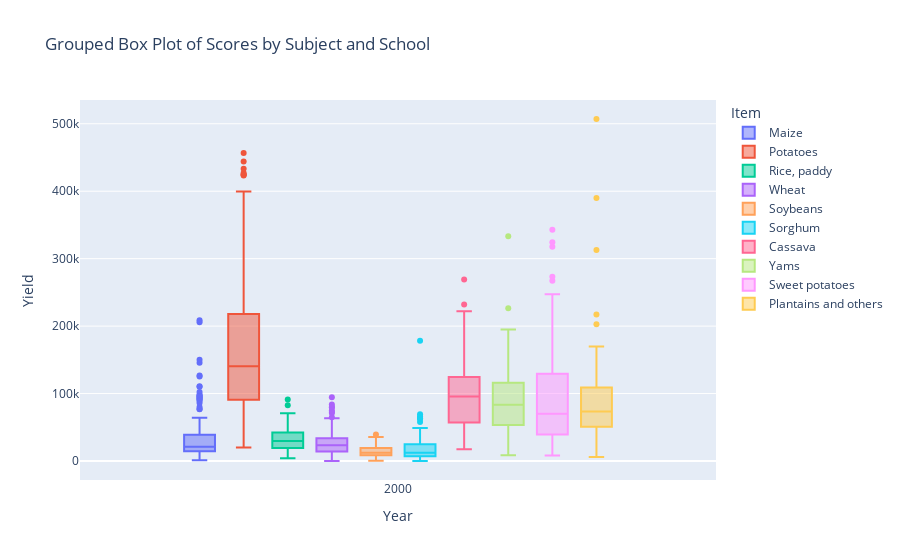

The cell this chart's notebook holds for it:
### Code cell
def boxplot_per_year(year):

    yields_per_year = yields.loc[yields.Year == year]
    # Create a grouped box plot
    fig = px.box(
        yields_per_year,
        x='Year',  # Group by subject
        y='Value',    # Box plot based on scores
        color='Item',  # Color the boxes by school
        boxmode = 'group',
        labels={'Value': 'Yield', 'Year': 'Year'}  # Axis labels
    )

    return fig

# Show the box plot

fig = boxplot_per_year(2000)
fig.show()
